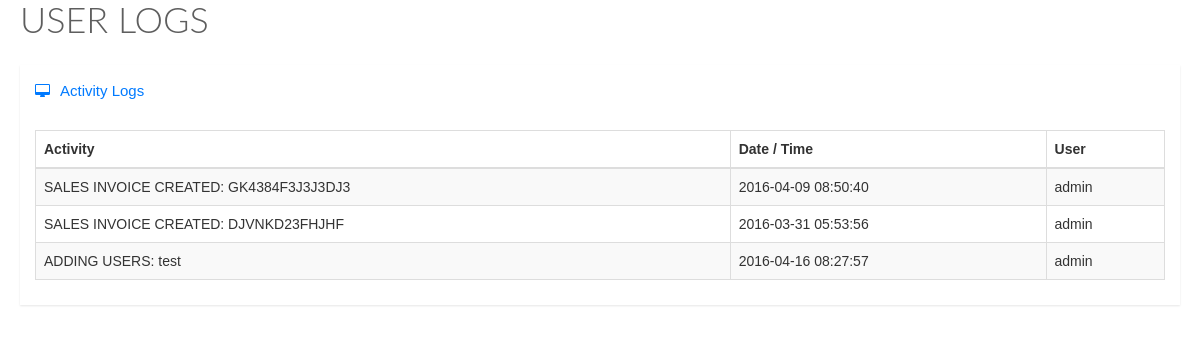
Page /logs.php on the earlier database version.
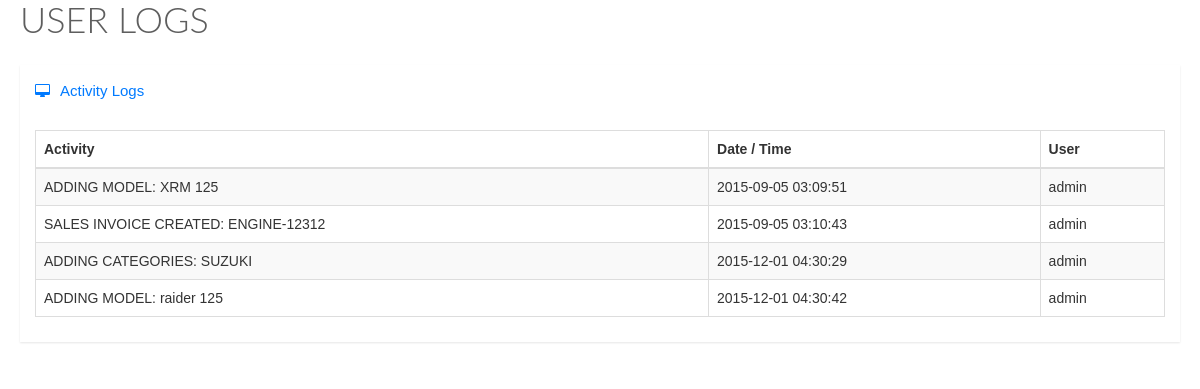
Same page on the later database version.
### tables this page shows
CREATE TABLE IF NOT EXISTS `logs` (
  `activityid` int(11) NOT NULL,
  `activity` text NOT NULL,
  `user_id` varchar(100) NOT NULL,
  `date` timestamp NOT NULL DEFAULT CURRENT_TIMESTAMP ON UPDATE CURRENT_TIMESTAMP
);

### logs.php (the view, shortened to what this page needs)
<link href="stylesheets/bootstrap.min.css" media="all" rel="stylesheet" type="text/css" />
    <link href="stylesheets/font-awesome.min.css" media="all" rel="stylesheet" type="text/css" />
    <link href="stylesheets/datatables.css" media="all" rel="stylesheet" type="text/css" />
    <link href="stylesheets/style.css" media="all" rel="stylesheet" type="text/css" />
    <div class="animated fadeInDown">
        <div class="page-title">
          <h1>
          </h1>
        </div>
        <div class="row">
          <div class="col-lg-12">
            <div class="widget-container fluid-height clearfix">
              <div class="heading">
                <i class="fa fa-desktop"></i>Activity Logs
              </div>
              <div class="widget-content padded clearfix">
                <table class="table table-bordered table-striped" id="dataTable1">
                  <thead>
                    <th>
                      Activity
                    </th>
                    <th class="hidden-xs">
                      Date / Time
                    </th>
                    <th class="hidden-xs">
                      User
                    </th>
                  </thead>
                  <tbody>
                     <?php
                        include 'db/connection.php';
                        $accounts = $dbConn->query("SELECT * FROM logs");
                        while ($getaccounts = $accounts->fetch(PDO::FETCH_ASSOC))
                        {
                        ?>
                          <tr>
                                   <td><?php echo $getaccounts['activity'];?></td>
                                  <td><?php echo $getaccounts['date'];?></td>
                                  <td><?php echo $getaccounts['user_id'];?></td>
                          </tr>
                        <?php
                        }
                        ?>
                  </tbody>
                </table>
              </div>
            </div>
          </div>
        </div></div>

Differences in the rows shown:
changed logs: activity "SALES INVOICE CREATED: GK4384F3J3J3DJ3" → "ADDING MODEL: XRM 125"; date "2016-04-09 08:50:40" → "2015-09-05 03:09:51"
changed logs: activity "SALES INVOICE CREATED: DJVNKD23FHJHF" → "SALES INVOICE CREATED: ENGINE-12312"; date "2016-03-31 05:53:56" → "2015-09-05 03:10:43"
changed logs: activity "ADDING USERS: test" → "ADDING CATEGORIES: SUZUKI"; date "2016-04-16 08:27:57" → "2015-12-01 04:30:29"
added logs: activity "ADDING MODEL: raider 125", date "2015-12-01 04:30:42", user "admin"
